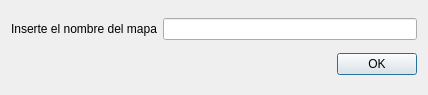
<?xml version="1.0" encoding="UTF-8"?>
<ui version="4.0">
 <class>MapName</class>
 <widget class="QDialog" name="MapName">
  <property name="geometry">
   <rect>
    <x>0</x>
    <y>0</y>
    <width>428</width>
    <height>95</height>
   </rect>
  </property>
  <property name="windowTitle">
   <string>Dialog</string>
  </property>
  <layout class="QVBoxLayout" name="verticalLayout">
   <item>
    <layout class="QHBoxLayout" name="horizontalLayout">
     <item>
      <widget class="QLabel" name="label">
       <property name="text">
        <string>Inserte el nombre del mapa</string>
       </property>
      </widget>
     </item>
     <item>
      <widget class="QLineEdit" name="nameget"/>
     </item>
    </layout>
   </item>
   <item>
    <widget class="QDialogButtonBox" name="buttonBox">
     <property name="orientation">
      <enum>Qt::Horizontal</enum>
     </property>
     <property name="standardButtons">
      <set>QDialogButtonBox::Ok</set>
     </property>
    </widget>
   </item>
  </layout>
 </widget>
 <resources/>
 <connections>
  <connection>
   <sender>buttonBox</sender>
   <signal>accepted()</signal>
   <receiver>MapName</receiver>
   <slot>accept()</slot>
   <hints>
    <hint type="sourcelabel">
     <x>248</x>
     <y>254</y>
    </hint>
    <hint type="destinationlabel">
     <x>157</x>
     <y>274</y>
    </hint>
   </hints>
  </connection>
  <connection>
   <sender>buttonBox</sender>
   <signal>rejected()</signal>
   <receiver>MapName</receiver>
   <slot>reject()</slot>
   <hints>
    <hint type="sourcelabel">
     <x>316</x>
     <y>260</y>
    </hint>
    <hint type="destinationlabel">
     <x>286</x>
     <y>274</y>
    </hint>
   </hints>
  </connection>
 </connections>
</ui>
